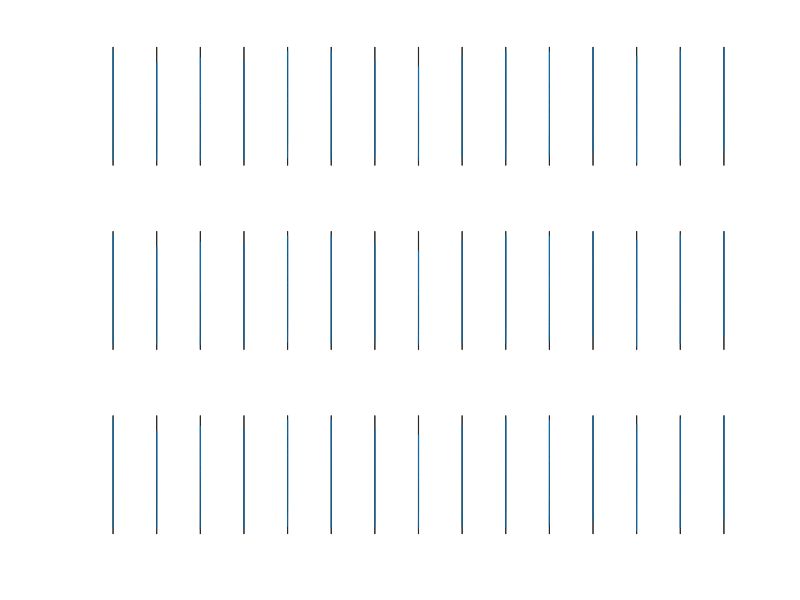

Write MATLAB code to recreate this figure.
function pattern_complete_latency_CDF

    % learning parameters

    Learn = .53; % proportion of features initially learned
    Relearn = .1; % proportion additional learned with study or test success
    Forget = .05;   % proportional forgetting at final test 
    ThetaReduce = .05; % proportional theta reduction for test success (recovery learning)
    
    % latency parameters
    
    Tmax = 10;  % at threshold, time to fail to recover
    Tmin = 2;  % time to recover(or not) when far from threshold (either direction)
    lambda = .2;  % exponential change in moving away from threshold
    
    % fixed values
    
    Theta = .5; % because parameters can scale, fix at .5
    Nfeat=100;  % number of total features per item
    Nsim = 1000;  % number of simulations to average
    Nlist = 15;   % items per study list
    TestTime = 90; % 1.5 minutes

    InitialMemory = zeros(Nsim,Nlist);
    InitialThetas = zeros(Nsim,Nlist);

    % both learning and setting of thetas for each memory are binomial random
    InitialMemory = increment(InitialMemory,Learn);
    InitialThetas = increment(InitialThetas,Theta);

    % practice test performance
    [Baseline,BaselineRTs] = recall(InitialMemory,InitialThetas); 
    
    % after practice test
    TestMemory = InitialMemory;
    TestMemory(Baseline==1) = increment(TestMemory(Baseline==1),Relearn); % learn more features for recalled items
    TestThetas = InitialThetas;
    TestThetas(Baseline==1) = decrement(TestThetas(Baseline==1),ThetaReduce);  % decrease thetas for recalled items
    TestMemory = decrement(TestMemory,Forget); % remove features with delay (context change matches less well)
    [AfterTest,AfterTestRTs] = recall(TestMemory,TestThetas);
    
    % after re-study
    StudyMemory = increment(InitialMemory,Relearn);  % learn more features for re-studied items
    StudyMemory = decrement(StudyMemory,Forget);    % remove features with delay (context change matches less well)
    [AfterStudy,AfterStudyRTs] = recall(StudyMemory,InitialThetas); 
    
    
    mean(mean(Baseline))
    figure(1);
    for n=1:Nlist
        subplot(3,Nlist,n);
        plot(BaselineRTs{n});
    end
    
    mean(mean(AfterTest))
    figure(1);
    for n=1:Nlist
        subplot(3,Nlist,Nlist+n);
        plot(BaselineRTs{n});
    end
    
    mean(mean(AfterStudy))
    figure(1);
    for n=1:Nlist
        subplot(3,Nlist,2*Nlist+n);
        plot(BaselineRTs{n});
    end
    
    function mem=increment(mem,rate)
        mem = mem + binornd(Nfeat-mem,rate);
    end

    function mem=decrement(mem,rate)
        mem = mem - binornd(mem,rate);
    end

    function [recalled,RTdis]=recall(mem,thetas)
        [val,ind]=sort(mem,2,'descend'); % sampling goes in decreasing memory strength order (not random)
        % because thetas are random, decreasing strength does not gaurantee rank ordering of recoverability
        
        Recoverable=mem>thetas;  % only above threshold memories are recoverable   
        
        RT=Tmin + (Tmax-Tmin).*exp(-lambda.*abs(mem-thetas)); % time to recovery (or fail to recover) each memory
        
        for s=1:Nsim
            RTsim=RT(s,:);
            memsim=mem(s,:);
            thetasim=thetas(s,:);
            
            [val,ind]=sort(memsim,'descend'); % rank based on number of features encoded
            
            RankedTotRT=cumsum(RTsim(ind));  % find cumulative latency based on ranking, regardless of recoverability
            TotRT=RankedTotRT(ind);             % convert back to unordered list
            TotRT(memsim<thetasim)=TestTime; % if unrecoverable, set time to end of test period
            TotRT(TotRT>TestTime)=TestTime; % if total time greater than test period, set equal to end of test period
            
            [val,ind]=sort(TotRT,'ascend');  % new sorting based on actual recall RTs (only recoverable within alloted time)
            
            recalled(s,:)=TotRT<TestTime;  % used for accuracy across all simulations
            
            RankedTotRTs(s,:)=TotRT(ind);  % used for latency across all simulations (in order of recall)
                   
        end
        
        RTdis=InterRecallDist(RankedTotRTs);  % calculate latency distributions
    end

    function RTdis=InterRecallDist(RankedTotRTs)
        times=[.1:.1:TestTime]';
        
        for n=1:Nlist
            if n==1
                RTs=RankedTotRTs(RankedTotRTs(:,n)<TestTime,n);
            else
                RTs=RankedTotRTs(RankedTotRTs(:,n)<TestTime,n)-RankedTotRTs(RankedTotRTs(:,n)<TestTime,n-1);
            end
            Nobs=size(RTs,1);
            if Nobs>0
                RTdis{n}=sort(RTs,'ascend');
            end
            
        end
    end


end
